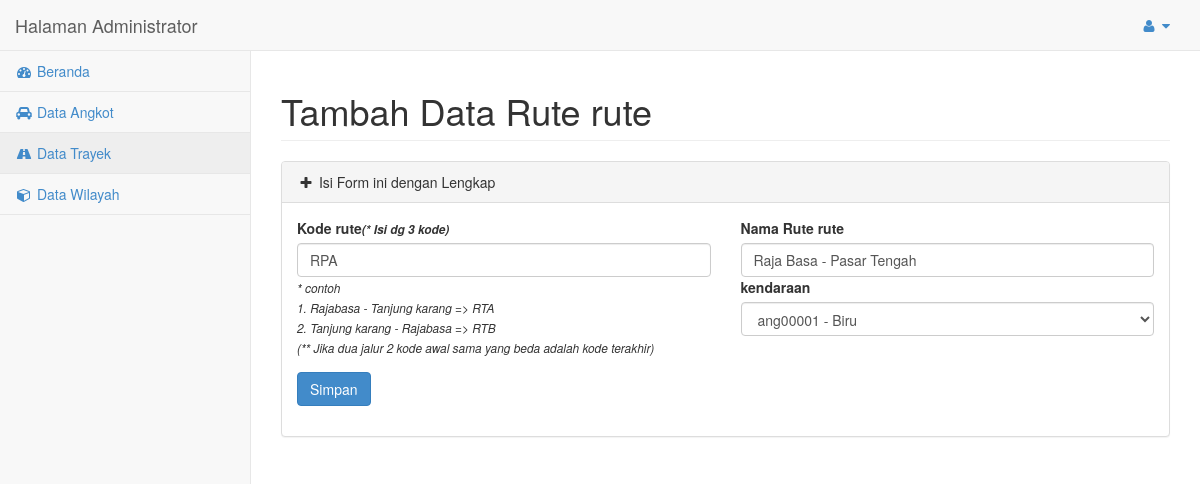
The app's page /admin/?m3&ubah=RPA (signed in) with its own data.
### tables this page shows
CREATE TABLE `rute` (
  `kd_rute` varchar(3) NOT NULL,
  `rute` varchar(50) NOT NULL,
  `kd_kendaraan` varchar(10) NOT NULL
);

CREATE TABLE `kendaraan` (
  `kd_kendaraan` varchar(10) NOT NULL,
  `warna` varchar(20) NOT NULL,
  `tarif` int(11) NOT NULL,
  `gambar` varchar(50) NOT NULL
);

### admin/pages/_ubahtrayek.php (the view, shortened to what this page needs)
<?php
if (empty($_GET["ubah"])){
	echo "<script>javascript:history.back()</script>";
}else{
	$kdt=$_GET["ubah"];
	$q=mysqli_query($connection,"select * from rute where kd_rute='$kdt'");
	$d=mysqli_fetch_array($q);
}
?>
<div id="page-wrapper">
    <div class="row">
        <div class="col-lg-12">
            <h1 class="page-header">Tambah Data Rute rute</h1>
        </div>
    </div>
	<div class="row">
        <div class="col-lg-12">
            <div class="panel panel-default">
                <div class="panel-heading"><i class="fa fa-plus fa-fw"></i> Isi Form ini dengan Lengkap</div>
                    <div class="panel-body">
						<form action="proses/ubah_rute.php?kdt=<?php echo $d["kd_rute"]?>" method="post">
							<div class="form-group">
							  <div class="row">
							    <div class="col-md-6">
								  <label>Kode rute<small><i>(* Isi dg 3 kode)</i></small></label>
								  <input type="text" name="kdt" maxlength="3" class="form-control" value="<?php echo $d["kd_rute"]?>" required placeholder="Kode rute..">
								  <small><i>* contoh<br>1. Rajabasa - Tanjung karang => RTA<br>2. Tanjung karang - Rajabasa => RTB<br>(** Jika dua jalur 2 kode awal sama yang beda adalah kode terakhir)</i></small>
								</div>
								<div class="col-md-6">
								  <label>Nama Rute rute</label>
								  <input type="text" name="nama" class="form-control" value="<?php echo $d["rute"]?>" required placeholder="Nama rute..">
								  <label>kendaraan</label>
								  <select name="kdkendaraan" class="form-control" required>
									<?php $q=mysqli_query($connection,"select * from kendaraan");while ($data=mysqli_fetch_array($q)){?>
									<option value="<?php echo $data["kd_kendaraan"]?>" <?php if ($d["kd_kendaraan"]==$data["kd_kendaraan"]){echo "selected";}?>><?php echo $data["kd_kendaraan"].' - '.$data["warna"]?></option>
									<?php }?>
								  </select>
								</div>
							  </div>
							</div>
							<div class="form-group">
								<button class="btn btn-primary" type="submit">Simpan</button>
							</div>
						</form>
					</div>
				</div>
			</div>
		</div>
	</div>
</div>

### admin/css/sb-admin-2.css (style rules this page uses)
body { background-color: #f8f8f8; }
#page-wrapper { padding: 0 15px; min-height: 568px; background-color: #fff; }
@media (min-width:768px) { #page-wrapper { position: inherit; margin: 0 0 0 250px; padding: 0 30px; border-left: 1px solid #e7e7e7; } }

### records on screen
rute: kdt "RPA", nama "Raja Basa - Pasar Tengah", kdkendaraan "ang00001 - Biru"
